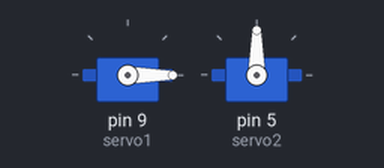
Bench run of a sketch on a simulated Arduino Uno, built with avr-gcc and run on an emulated ATmega328P. Parts: 2 × servo.

Above: at 0.05 s.
At 5.0 s:
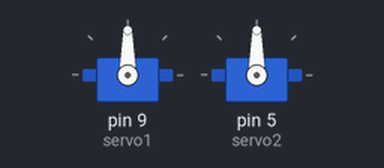
At 7.5 s:
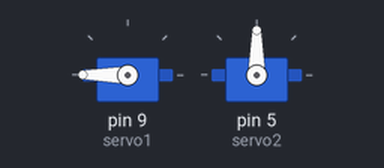
At 10.0 s:
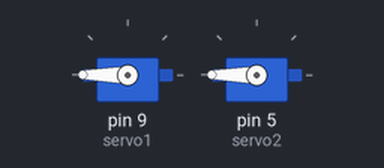
Timing chart, 0 to 13.0 s (numbered marks = the images above):
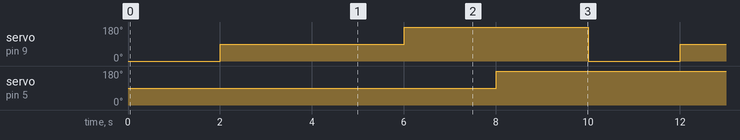

Measured:
- by itself, servo on pin 9 (servo1): repeats every 10.0 s: 180° 4.0 s, 0° 2.0 s, 90° 4.0 s
- by itself, servo on pin 5 (servo2): alternates 180° for 6.0 s and 90° for 4.0 s

The sketch:

servo_probar.ino
```cpp
#include <Servo.h>
Servo servo1;
Servo servo2;

void setup() {
servo1.attach(9);
servo2.attach(5);
}

void loop() {
  servo1.write(0);
  delay(2000);
 servo1.write(90);
  delay(2000);
  servo2.write(90);
  delay(2000);
  servo1.write(180);
  delay(2000);


  servo2.write(180);
  delay(2000);
}
```
